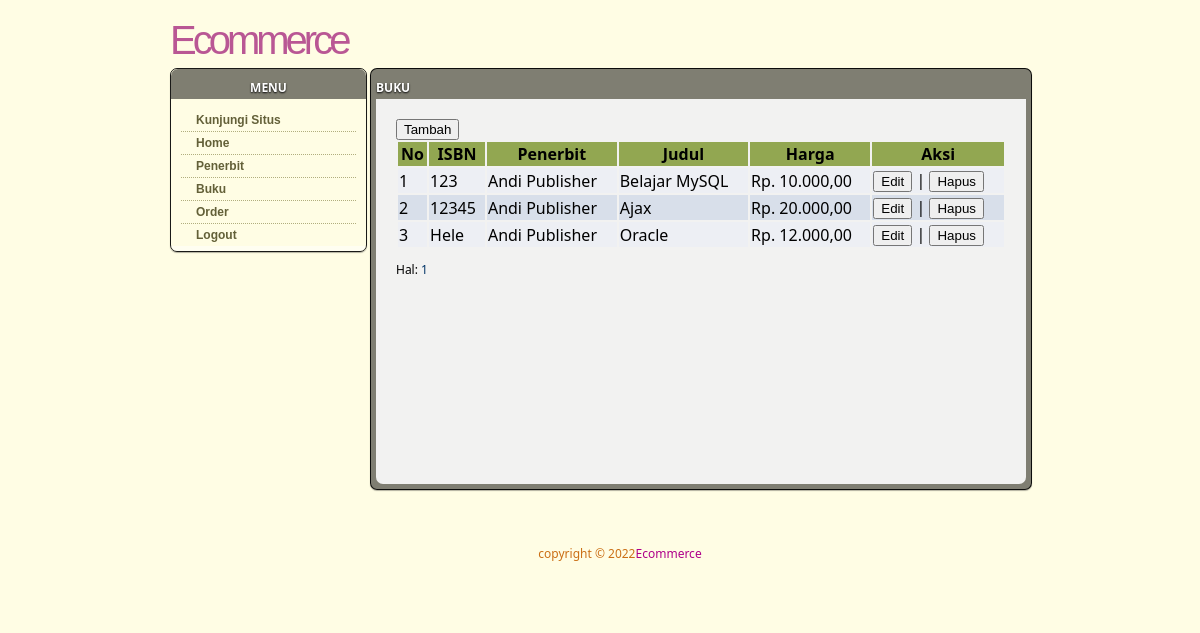
The app's page /dashboard/index.php?v=buku (signed in) with its own data.
### tables this page shows
CREATE TABLE IF NOT EXISTS `buku` (
  `isbn` char(10) NOT NULL COMMENT 'ISBN',
  `judul` varchar(50) NOT NULL COMMENT 'Judul',
  `nomorEdisi` varchar(12) NOT NULL COMMENT 'Nomor Edisi',
  `copyright` int(11) NOT NULL COMMENT 'Copyright',
  `deskripsi` varchar(100) NOT NULL COMMENT 'Deskripsi',
  `IDPenerbit` int(11) NOT NULL COMMENT 'ID Penerbit',
  `fileGambar` varchar(25) NOT NULL COMMENT 'File Gambar',
  `harga` int(11) NOT NULL COMMENT 'Harga',
  PRIMARY KEY (`isbn`),
  KEY `IDPenerbit` (`IDPenerbit`)
);

CREATE TABLE IF NOT EXISTS `penerbit` (
  `IDPenerbit` int(11) NOT NULL AUTO_INCREMENT COMMENT 'ID Penerbit',
  `namaPenerbit` varchar(25) NOT NULL COMMENT 'Nama Penerbit',
  `alamatPenerbit` varchar(50) NOT NULL COMMENT 'Alamat Penerbit',
  PRIMARY KEY (`IDPenerbit`)
);

### dashboard/buku/view.php (the view, shortened to what this page needs)
<?php
	  $p      = new Paging_Admin;
	  $batas  = 10;
	  $posisi = $p->cariPosisi($batas);
    $tampil = mysql_query("SELECT * FROM buku b,penerbit p
							WHERE b.IDPenerbit=p.IDPenerbit
							ORDER BY b.isbn ASC
							LIMIT $posisi, $batas");
  	$get_ang=mysql_num_rows($tampil);
$act=(isset($_REQUEST['act']) ) ? $_REQUEST['act'] : "";
switch($act){
	default:
    echo "<input type=button class='cButton' value='Tambah' onclick=\"window.location.href='?v=buku&act=input';\">";
    if($get_ang){
		echo" <table  align='center' width='610'>
          <tr bgcolor='#92a751'><th>No</th><th>ISBN</th><th>Penerbit</th><th>Judul</th><th>Harga</th><th>Aksi</th></tr>";
    $no =1+$posisi;
    while($r=mysql_fetch_array($tampil)){
	  $isbn=$r['isbn'];
	  $judul=$r['judul'];
	  $namaPenerbit=$r['namaPenerbit'];
	  $harga=number_format($r['harga'],2,",",".");
	if($no % 2==0){
	echo "<tr bgcolor='#d8dfea'>";
	}
	else {
	echo "<tr bgcolor='#edeff4'>";
	}
      echo "<td>$no</td>
                <td>$isbn</td>
                <td>$namaPenerbit</td>
                <td>$judul</td>
                <td>Rp. $harga</td>
            </td><td><input type=button class='cButton' value='Edit' onclick=\"window.location.href='?v=buku&act=edit&isbn=$isbn';\">
                | <input type=button class='cButton' value='Hapus'
                onclick=\"window.location.href='buku/delete.php?module=buku&act=hapus&isbn=$isbn'; \" > </td>
                  </tr>";
      $no++;
    }
     echo"</table>";
    $jmldata = mysql_num_rows(mysql_query("SELECT * FROM buku b,penerbit p
							WHERE b.IDPenerbit=p.IDPenerbit "));
    $jmlhalaman  = $p->jumlahHalaman($jmldata, $batas);
    $linkHalaman = $p->navHalaman($hal, $jmlhalaman);
    echo "<div id=paging>Hal: $linkHalaman</div><br>";
	}
    break;
}
?>

### dashboard/index.php (shortened to what this page needs)
<?php
require_once 'config/class_paging.php';
$GV=(isset($_REQUEST['v']) ) ? $_REQUEST['v'] : "";
?>
<html>
<head>
	<link rel="stylesheet" href="../css/outside.css" type="text/css" media="screen" />
	<link href="../css/greenblack.css" rel="stylesheet" type="text/css">
</head>
<body>
<div id="bg-gradient">
  <div id="wrapper">
  <div id="header" class="left">
  		<div id="logo-text" class="thertysixfive left">
            <h1><span>Ecommerce </span></h1>
		</div>
      </div>
      <br /><br /><br /><br /><br />
      <div id="content-wrapper" class="left">
        <div id="sidebar" class="left">
          <div id="sidebar-module" class="oneninetyfive corner-bottom corner-top box-shadow border overflow">
            <div id="sidebar-module-header" class="oneninetyfive corner-top left-no-margin dark-half">
              <h5>Menu</h5>
            </div>
            <div id="sidebar-module-content" class="oneninetyfive corner-bottom overflow">
		</div>
          </div>
      </div>
		<div id='content' class='sixtysixzero corner-bottom corner-top left overflow dark-half box-shadow border'>
		<div id='content-heder' class='sixtyfivefive corner-top left'>
        <h5>
        <?php
			if($GV=='buku')
			{
				echo 'Buku';
			}
			elseif($GV=='penerbit')
			{
				echo 'Penerbit';
			}
			elseif($GV=='order')
			{
				echo 'Pesanan';
			}
			else
		    {
				echo 'Selamat datang admin.';
			}
		?>
        </h5>
        </div>
        <div id='content-content' class='corner-bottom left'>
        <div class='fiveninetyfive produk-headline left'>
		<?php
		require_once 'content.php';
		?>
		</div>
		</div>
		</div>
    </div>
    <div id="footer" class="eightysixzero left ">
      <ul id="content-no-margin" class="inline linkfooter">
        <li>copyright &copy; 2022<a href="">Ecommerce</a></li>
     </ul>
    </div>
  </div>
</div>
</body>
</html>

### dashboard/content.php
<?php
if($_SESSION['user'] AND $_SESSION['pass']){
	if($_GET['v']=='home'){
		echo "<h1>Selamat Datang di Menu Admin</h1>";
	}
	elseif($_GET['v']=='buku'){
		require_once "buku/view.php";
	}
	elseif($_GET['v']=='penerbit'){
		require_once "penerbit/view.php";
	}
	elseif($_GET['v']=='order'){
		require_once "order/view.php";
	}
}
else {
header('location:../login/login.php');
}
?>

### dashboard/config/class_paging.php (shortened to what this page needs)
<?php
class Paging_Admin{
function cariPosisi($batas){
if(empty($_GET['halaman'])){
	$posisi=0;
}
else{
	$posisi = ($_GET['halaman']-1) * $batas;
}
return $posisi;
}
function jumlahHalaman($jmldata, $batas){
$jmlhalaman = ceil($jmldata/$batas);
return $jmlhalaman;
}
function navHalaman($halaman_aktif, $jmlhalaman){
$link_halaman = "";
echo "<div class=paging><center>";
for ($i=1; $i<=$jmlhalaman; $i++){
  if ($i == $halaman_aktif){
    $link_halaman .= "<span class=current><b>$i</b></span> ";
  }
else{
  $link_halaman .= "<span class=current><a href=$_SERVER[PHP_SELF]?v=$_GET[v]&halaman=$i>$i</a></span> ";
}
$link_halaman .= " ";
}
echo "</center></div>";
return $link_halaman;
}
}
?>

### css/greenblack.css (style rules this page uses)
div.paging { padding : 3px; margin : 3px; text-align : center; font-family : Tahoma; font-size : 12px; }

### records on screen
buku: isbn "123", IDPenerbit.namaPenerbit "Andi Publisher", judul "Belajar MySQL", harga "10.000,00"
buku: isbn "12345", IDPenerbit.namaPenerbit "Andi Publisher", judul "Ajax", harga "20.000,00"
buku: isbn "Hele", IDPenerbit.namaPenerbit "Andi Publisher", judul "Oracle", harga "12.000,00"
